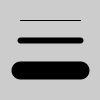
Frame 1 (no input)
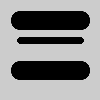
Frame 60 (the mouse pressed at the canvas centre just before this capture)
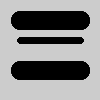
Frame 120 (the mouse held since frame 60 and released just before this capture)

The Processing sketch that drew these frames (run headless with seeded random() and noise(); from frame 60 on, the mouse is pressed at the canvas centre):

// Processing sketch: strokeWeight
// ── strokeWeight.pde
void setup(){
  size(100, 100);
}

void draw(){
  smooth();
  line(20, 20, 80, 20);
  strokeWeight(6);
  line(20, 40, 80, 40);
  strokeWeight(18);
  line(20, 70, 80, 70);
  save("expessura.png");
 
}
